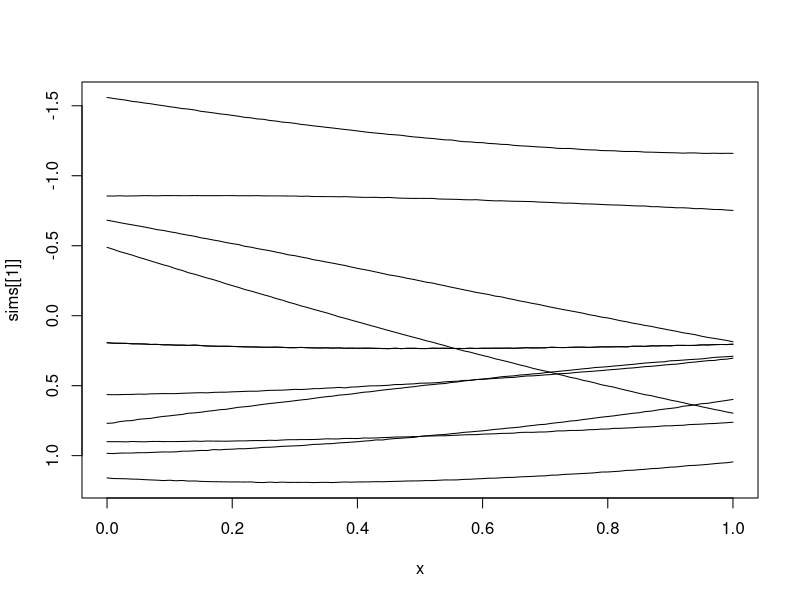

Reproduce this figure in R.
## ---- chunk 1

library(purrr)
library(ggplot2)

x <- seq(0,1,0.01)

C <- exp(-as.matrix(dist(x)**2)/8) + diag(1e-6, length(x)) # for stability

sims <- t(map(1:10, function(x) t(chol(C)) %*% rnorm(dim(C)[1])))
ylims<-c(max(map_dbl(sims, max)),min(map_dbl(sims, min)))

plot(x,sims[[1]], ylim=ylims, type="l")
walk(sims, function(y) lines(x,y))


